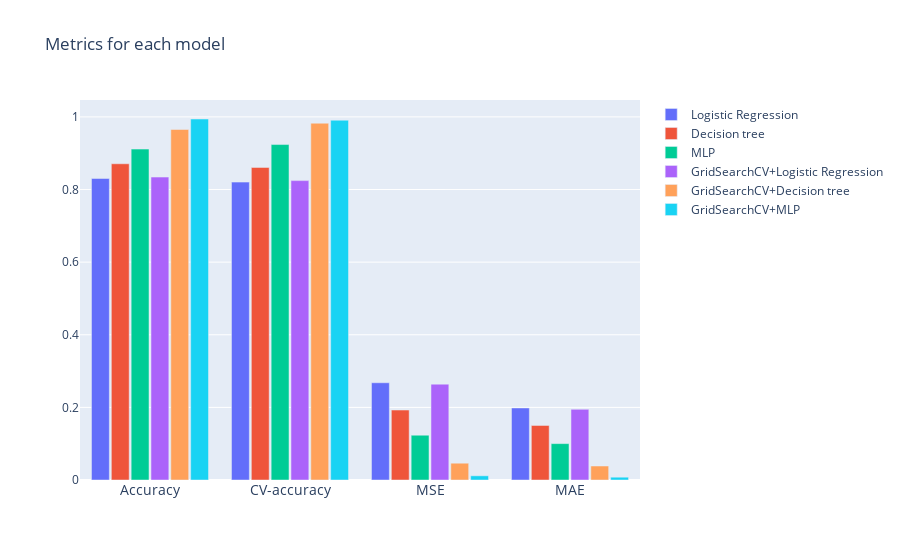

Source (notebook cell):
### Code cell
errors=['Accuracy','CV-accuracy','MSE', 'MAE']

fig = go.Figure(data=[
    go.Bar(name='Logistic Regression', x=errors, y=[logreg.score(X_test, y_test),logreg_cv.mean(),mean_squared_error(y_test, log_pred), mean_absolute_error(y_test, log_pred)]),
    go.Bar(name='Decision tree', x=errors, y=[tr.score(X_test, y_test),tr_cv.mean(),mean_squared_error(y_test, tr_pred), mean_absolute_error(y_test, tr_pred)]),
    go.Bar(name='MLP', x=errors, y=[mlp.score(X_test, y_test),mlp_cv.mean(),mean_squared_error(y_test, mlp_pred), mean_absolute_error(y_test, mlp_pred)]),
    go.Bar(name='GridSearchCV+Logistic Regression', x=errors, y=[gs_logreg.score(X_test, y_test),gs_logreg.best_score_,mean_squared_error(y_test, gs_log_pred), mean_absolute_error(y_test, gs_log_pred)]),
    go.Bar(name='GridSearchCV+Decision tree', x=errors, y=[gs_tree.score(X_test, y_test),gs_tree.best_score_,mean_squared_error(y_test, gs_tree_pred), mean_absolute_error(y_test, gs_tree_pred)]),
    go.Bar(name='GridSearchCV+MLP', x=errors, y=[gs_mlp.score(X_test, y_test),gs_mlp.best_score_,mean_squared_error(y_test, gs_mlp_pred), mean_absolute_error(y_test, gs_mlp_pred)])
])
fig.update_layout(
    title='Metrics for each model',
    xaxis_tickfont_size=14,    
    barmode='group',
    bargap=0.15, # gap between bars of adjacent location coordinates.
    bargroupgap=0.1 # gap between bars of the same location coordinate.
)
fig.show()

### Figure 1 — Plotly figure (JSON) as saved in the notebook; plotly's stock layout.template omitted (floating-point values rounded to 4 significant figures)
{"data": [{"name": "Logistic Regression", "type": "bar", "x": ["Accuracy", "CV-accuracy", "MSE", "MAE"], "y": [0.8304, 0.8204, 0.2678, 0.1985]}, {"name": "Decision tree", "type": "bar", "x": ["Accuracy", "CV-accuracy", "MSE", "MAE"], "y": [0.8709, 0.8609, 0.1927, 0.1503]}, {"name": "MLP", "type": "bar", "x": ["Accuracy", "CV-accuracy", "MSE", "MAE"], "y": [0.9114, 0.9238, 0.1233, 0.1002]}, {"name": "GridSearchCV+Logistic Regression", "type": "bar", "x": ["Accuracy", "CV-accuracy", "MSE", "MAE"], "y": [0.8343, 0.8246, 0.264, 0.1946]}, {"name": "GridSearchCV+Decision tree", "type": "bar", "x": ["Accuracy", "CV-accuracy", "MSE", "MAE"], "y": [0.9653, 0.9826, 0.04624, 0.03854]}, {"name": "GridSearchCV+MLP", "type": "bar", "x": ["Accuracy", "CV-accuracy", "MSE", "MAE"], "y": [0.9942, 0.9909, 0.01156, 0.007707]}], "layout": {"bargap": 0.15, "bargroupgap": 0.1, "barmode": "group", "title": {"text": "Metrics for each model"}, "xaxis": {"tickfont": {"size": 14}}}}
